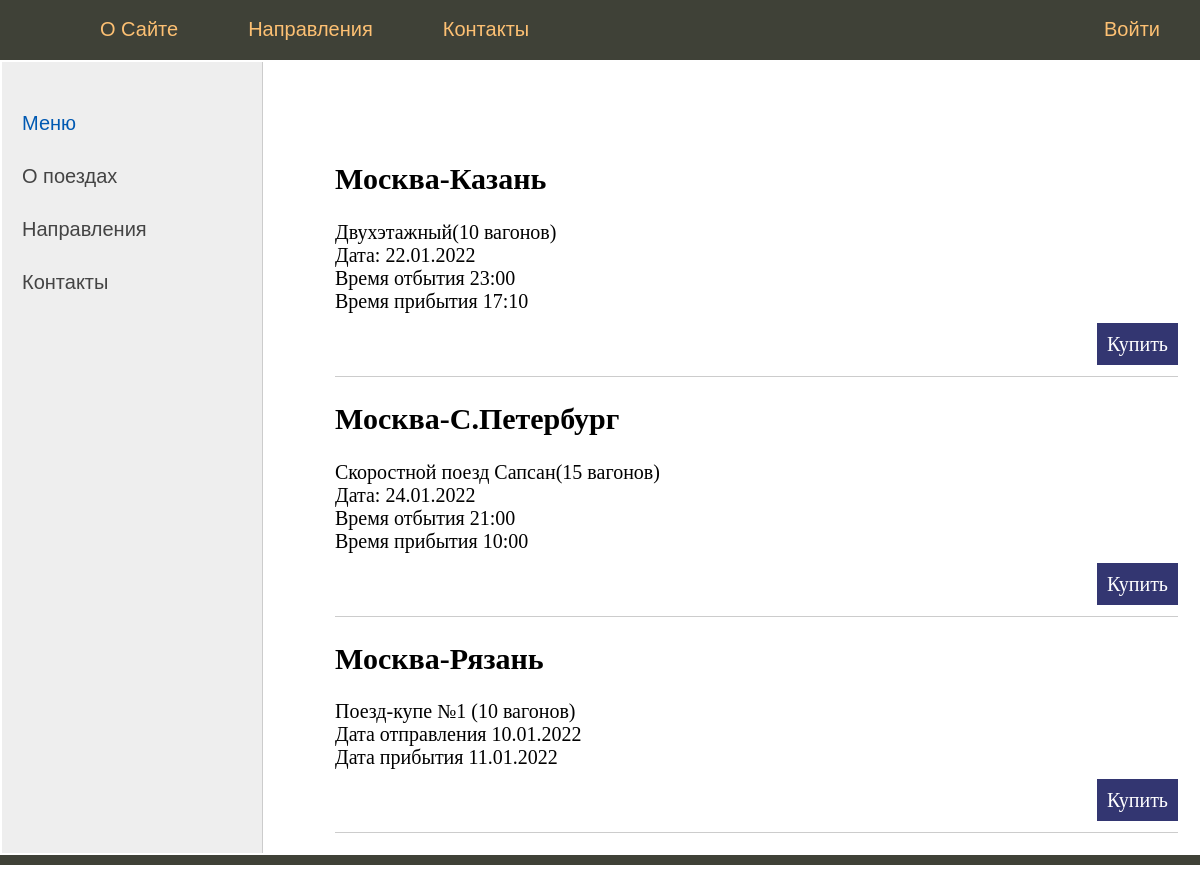
/btest/, run on the app's committed database.
### btest/models.py (models this page shows)
class Bb(models.Model):
	title = models.CharField(max_length=50, verbose_name='Товар')
	content = models.TextField(null=True, blank=True, verbose_name='Описание')
	price = models.FloatField(null=True, blank=True, verbose_name='Цена')
	published = models.DateTimeField(auto_now_add=True, db_index=True, verbose_name='Опубликовано')
	rubric = models.ForeignKey('Rubric', null=True, on_delete=models.PROTECT, verbose_name='Рубрика')
	class Meta:
		verbose_name_plural = 'Объявления'
		verbose_name  = 'Объявление'
		ordering = ['-published']

### btest/views.py (the view)
# urls.py: path('', views.index),
def index(request):
	bbs = Bb.objects.all()
	return render(request, "btest/index.html", {'bbs': bbs, 'menu': menu, 'title': 'Главная страница'})

### btest/templates/btest/index.html (shortened to what this page needs)
{% extends 'btest/base.html' %}
{% block content %}
<ul class="list-articles">
	{% for bb in bbs %}
		<li><h2>{{bb.title}}</h2>
	{% autoescape on %}
	{{bb.content|linebreaks|truncatewords:50}}
	{% endautoescape %}
		<p class="link-read-post"><a href="#">Купить</a></p>
		</li>
	{% endfor %}
</ul>
{% endblock%}

### btest/templates/btest/base.html (shortened to what this page needs)
{% load static %}
<!DOCTYPE html>
<html>
<head>
	<link type="text/css" href="{% static 'btest/css/styles.css' %}" rel="stylesheet" />
</head>
<body>
<table class="table-page" border=0 cellpadding="0" cellspacing="0">
<tr><td valign=top>
{% block mainmenu %}
		<div class="header">
			<ul id="mainmenu" class="mainmenu">
			<li class="logo"><a href="#"><div class="logo"></div></a></li>
{% for m in menu %}
	{% if not forloop.last %}
		<li><a href="#">{{m.title}}</a></li>
	{% else %}
		<li class="last"><a htef="#">{{m.title}}</a></li>
	{% endif %}
{% endfor %}
		</ul>
	</div>
{% endblock mainmenu %}
<table class="table-content" border=0 cellpadding="0" cellspacing-"0">
<tr>
	<td valign="top" class="left-chapters">
	<ul id="leftchapters">
		<li class="selected">Меню</li>
		<li><a href ="#">О поездах</a><li>
		<li><a href ="#">Направления</a><li>
		<li><a href ="#">Контакты</a><li>
	</ul>
</td>
<td valign="top" class="content">
         <div class="content-text">
 {% block content %}
 {% endblock %}
         </div>
 </td></tr></table>
 </td></tr>
 <tr><td valign=top>
         <div id="footer">
         </div>
</td></tr></table>
</body>
</html>

### btest/static/btest/css/styles.css (style rules this page uses)
html, body { font-family: 'Arial'; margin: 0; padding: 0; height: 100%; width: 100%; color: #444; }
a { color: #0059b2; text-decoration: none; }
p.link-read-post { text-align: right; }
p.link-read-post a { padding: 10px; min-width: 100px; background: #333671; color: #fff; text-decoration: none; }
ul.list-articles { list-style: none; margin: 0; padding: 0; }
ul.list-articles li { border-bottom: 1px solid #ccc; }
.table-page { width: 100%; height: 100%; vertical-align: top; }
.table-page tr { height: 100%; }
.header { background: #3F4137; height: 60px; }
.logo { background: url('../images/logo.png') no-repeat 10px 5px; width: 70px; height: 60px; }
ul.mainmenu { list-style: none; margin: 0; padding: 0; height: 60px; color: #fdc073; font-size: 20px; overflow: hidden; }
ul.mainmenu li { float: left; margin: 18px 40px 0 30px; }
ul.mainmenu li.logo { margin: 0; }
ul.mainmenu li.last { float: right; }
ul.mainmenu li a { color: #fdc073; text-decoration: none; }
.table-content { width: 100%; min-height: 100%; height: 100%; }
.left-chapters { margin: 0; background: #eee; border-right: 1px solid #ccc; min-height: 100%; }
.left-chapters ul { width: 230px; min-height: 100%; margin: 0; padding: 20px 10px 10px 20px; list-style: none; font-size: 20px; }
.left-chapters ul li { margin: 30px 0 0 0; color: #999; }
.left-chapters ul li.selected { color: #0059b2; }
.left-chapters ul li a { color: #444; text-decoration: none; }
.content { padding: 40px 20px 20px 40px; width: 100%; box-sizing: border-box; }
.content-text { margin: 60px 0 0 30px; color: #000; font-size: 20px; font-family: Yandex Sans Display Light; }
#footer { box-sizing: border-box; background: #3F4137; padding: 5px; color: #aaa; font-size: 14px; font-family: Verdana, Geneva, Arial, Helvetica; text-align: left; overflow: hidden; }

### data on the page
Bb: title "Москва-Казань", content "Двухэтажный(10 вагонов) Дата: 22.01.2022 Время отбытия 23:00 Время прибытия 17:10"
Bb: title "Москва-С.Петербург", content "Скоростной поезд Сапсан(15 вагонов) Дата: 24.01.2022 Время отбытия 21:00 Время прибытия 10:00"
Bb: title "Москва-Рязань", content "Поезд-купе №1 (10 вагонов) Дата отправления 10.01.2022 Дата прибытия 11.01.2022"

### other printed values
{{ m.title }} "О Сайте" "Направления" "Контакты"
{{ m.title }} "Войти"
